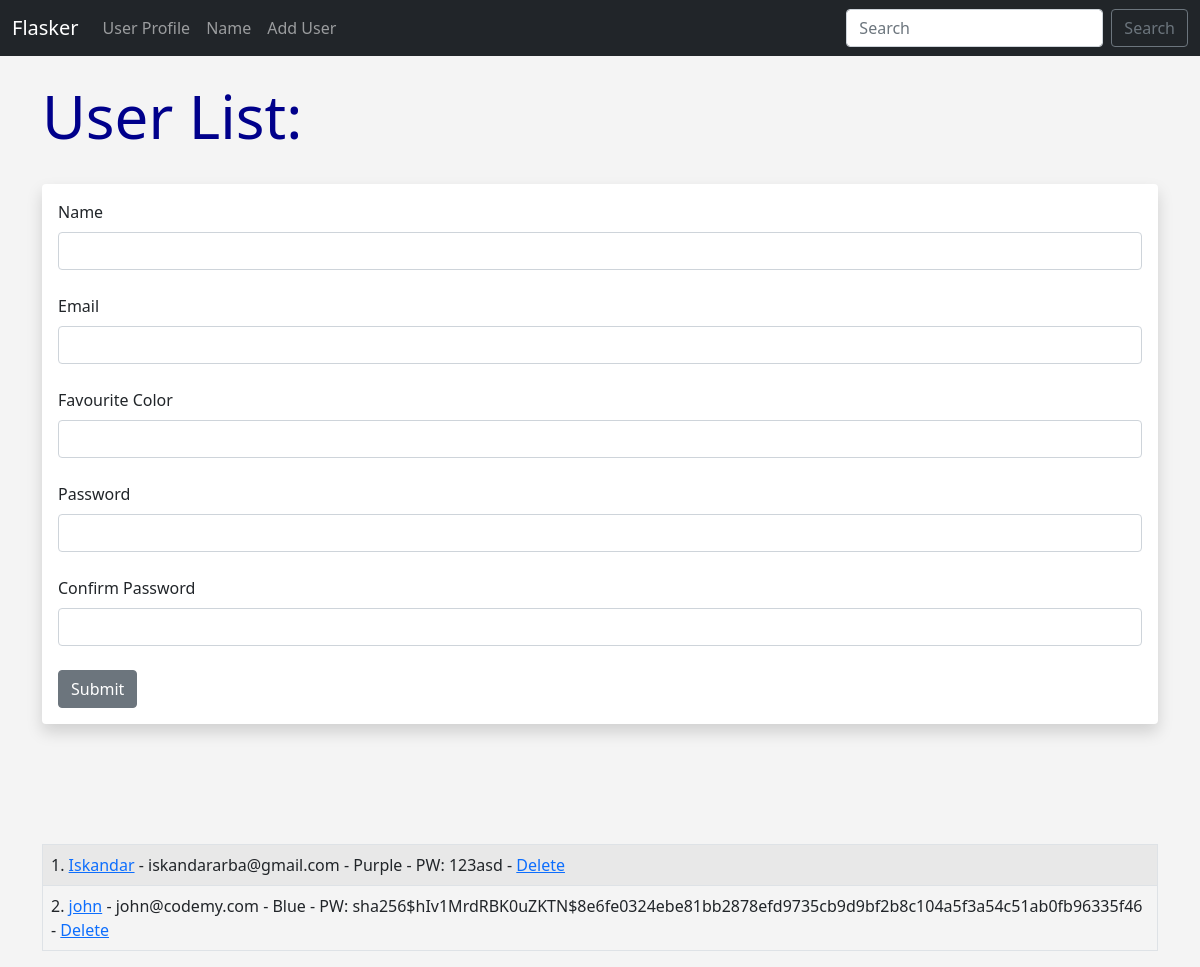
Screenshot of /user/add with the database file from the repository.
### hello.py (models this page shows, shortened)
class Users(db.Model):
    id = db.Column(db.Integer, primary_key=True)
    name = db.Column(db.String(100), nullable=False)
    email = db.Column(db.String(120), nullable=False, unique= True)
    favourite_color = db.Column(db.String(120))
    date_added = db.Column(db.DateTime, default=datetime.utcnow)
    password_hash = db.Column(db.String(128))
    @property
    def password(self):
        raise AttributeError('Password is not a readable attribute!')

### hello.py (the view, shortened to what this page needs)
@app.route('/user/add', methods=['POST', 'GET'])
def add_user():
    name = None
    form = UserForm()
    our_users = Users.query.order_by(Users.date_added)
    return render_template('add_user.html', form=form, name=name, our_users=our_users)

### hello.py
class UserForm(FlaskForm):
    name = StringField('Name', validators=[DataRequired()])
    email = StringField('Email', validators=[DataRequired()])
    favourite_color = StringField('Favourite Color')
    password_hash = PasswordField('Password', validators=[DataRequired(), EqualTo('password_hash2', message='Passwords Must Match!')])
    password_hash2 = PasswordField('Confirm Password', validators=[DataRequired()])
    submit = SubmitField('Submit')

### templates/add_user.html (shortened to what this page needs)
{% extends 'base.html' %}
{% block content %}
    {% if name %}
        <h1>User Added!</h1>
        <br>
        <table class="table table-hover table-bordered table-striped">
            {% for our_user in our_users %}
            <tr>
                <td>
                    {{ our_user.id }}. <a href="{{ url_for('update', id=our_user.id) }}">{{ our_user.name }}</a> - {{ our_user.email }} - {{ our_user.favourite_color }} - <a href="{{ url_for('delete', id=our_user.id) }}">Delete</a>
                </td>
            </tr>
            {% endfor %}
        </table>
        <br>
    {% else %}
        <h1>User List:</h1>
        <br>
        <div class="shadow p-3 mb-5 bg-body rounded">
            <form action="" method="POST">
                {{ form.name.label(class="form-label") }}
                {{ form.name(class="form-control") }}
                <br>
                {{ form.email.label(class="form-label") }}
                {{ form.email(class="form-control") }}
                <br>
                {{ form.favourite_color.label(class="form-label") }}
                {{ form.favourite_color(class="form-control") }}
                <br>
                {{ form.password_hash.label(class="form-label") }}
                {{ form.password_hash(class="form-control") }}
                <br>
                {{ form.password_hash2.label(class="form-label") }}
                {{ form.password_hash2(class="form-control") }}
                <br>
                {{ form.submit(class="btn btn-secondary") }}
            </form>
        </div>
        <br><br><br>
        <table class="table table-hover table-bordered table-striped">
            {% for our_user in our_users %}
            <tr>
                <td>
                    {{ our_user.id }}. <a href="{{ url_for('update', id=our_user.id) }}">{{ our_user.name }}</a> - {{ our_user.email }} - {{ our_user.favourite_color }} - PW: {{ our_user.password_hash }} - <a href="{{ url_for('delete', id=our_user.id) }}">Delete</a>
                </td>
            </tr>
            {% endfor %}
        </table>
    {% endif %}
{% endblock content %}

### templates/base.html (shortened to what this page needs)
<!doctype html>
<html lang="en">
<head>
    <link href="https://cdn.jsdelivr.net/npm/bootstrap@5.0.1/dist/css/bootstrap.min.css" rel="stylesheet"
>
    <link rel="stylesheet" href="{{ url_for('static', filename='css/style.css') }}">
</head>
<body>
    {% include 'navbar.html' %}
    <br>
    <div class="container">
        {% block content %}
        {% endblock content %}
    </div>
</body>
</html>

### templates/navbar.html (shortened to what this page needs)
<nav class="navbar navbar-expand-lg navbar-dark bg-dark">
    <div class="container-fluid">
        <a class="navbar-brand" href="{{ url_for('index') }}">Flasker</a>
        <div class="collapse navbar-collapse" id="navbarSupportedContent">
            <ul class="navbar-nav me-auto mb-2 mb-lg-0">
                <li class="nav-item">
                    <a class="nav-link" href="{{ url_for('user', name='john') }}">User Profile</a>
                </li>
                <li class="nav-item">
                    <a class="nav-link" href="{{ url_for('name') }}">Name</a>
                </li>
                <li class="nav-item">
                    <a class="nav-link" href="{{ url_for('add_user') }}">Add User</a>
                </li>
            </ul>
            <form class="d-flex">
                <input class="form-control me-2" type="search" placeholder="Search" aria-label="Search">
                <button class="btn btn-outline-secondary" type="submit">Search</button>
            </form>
        </div>
    </div>
</nav>

### static/css/style.css (style rules this page uses)
h1 { color: darkblue; font-size: 60px; }
body { background: #f4f4f4; }

### rows the page displays
Users: id "1", name "Iskandar", email "iskandararba@gmail.com", favourite_color "Purple", password_hash "123asd"
Users: id "2", name "john", email "john@codemy.com", favourite_color "Blue", password_hash "sha256$hIv1MrdRBK0uZKTN$8e6fe0324ebe81bb2878efd9735cb9d9bf2b8c104a5f3a54c51ab0fb96335f46"
